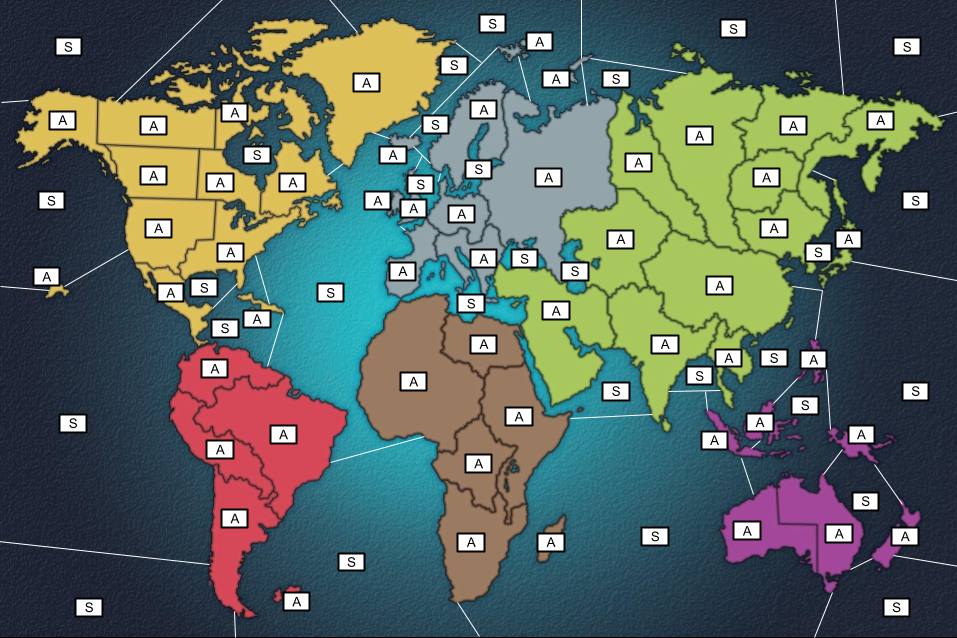
#> input picture map/world_map.png, 957 x 638 px; its folder holds only this picture in this run
$ python -i game_state_loader.py   (imports and definitions only)
#> lines starting #> are read from the running program, lines starting #| are printed output that depends on the picture
import tkinter as tk
from PIL import Image, ImageTk
import random
from map.dic import territories
from tkinter.font import Font
import glob
import numpy as np
import copy

COLOR = "white"

# [1 line not run here, left out]

info = """\nCommand Types:
Move (Unit A or F) (Loc) -> (Loc)
Support (Unit A or F) (Loc) (Full Move Command)
Subsidize (Unit Farm or Factory or Monument) (Loc)
Build (Unit A or F) (Loc)
Policy (Local or Global) (Increase or Decrease) (Player)
Trade (Amount) (Resource Food, Material, Energy, or Hearts) -> (Amount) (Resource Food, Material, Energy, or Hearts) (Player)

Costs:
    Subsidize (Only in Fall) - Pay 2 En and 1 Ma to start a project (Farm, Factory, or Monument)
    Build - Pay 2 Ma make A or F
    Policy - Pay 3 He to enact either a local or global policy (decrease/increase a coup counter)
Production Rule (Only in Spring): Farms -> 20 Food, Factories -> 1 Energy and 1 Material, Monument -> 1 Heart\n\n"""
# [1 line not run here, left out]

token_locations = set()

# [5 lines left out: function hex_to_rgb, not called in this run]

class RGB():
    def __init__(self, red, green, blue):
        self.red = red
        self.green = green
        self.blue = blue

    def __str__(self):
        return '#{:02X}{:02X}{:02X}'.format(self.red,self.green,self.blue)

def all_close(arg1, arg2, r = 10):
    if ((arg1[0] - arg2[0])**2 + (arg1[1] - arg2[1])**2)**0.5 < r:
        return True

# [59 lines left out: functions is_valid_location, add_owner_name, add_army, add_fleet, add_factory, not called in this run]

def parse_start_file(file_path):
    with open(file_path, 'r') as file:
        players = {}
        current_player = None

        for line in file:
            if line.strip() and not line.startswith('-'):
                # This line is a player name
                current_player = line.strip()
                players[current_player] = []
            elif line.startswith('-'):
                # This line is an action
                action = line.strip('-').strip()
                if current_player:
                    players[current_player].append(action)

        return players

# [8 lines left out: function next_year, not called in this run]

def set_text(canvas, element, text):
    canvas.itemconfig(element, text=text)  # Update the text

# [25 lines left out: function render, not called in this run]


def main():
    root = tk.Tk()
    root.title("Risk Game Map")

    # Load your map image
    map_image = Image.open("map/world_map.png")  # Replace with your map image path
#> map_image is the input picture: PIL image 957x638 RGBA; mean R, G, B, A 89.5, 103.2, 95.4, 255
    map_image = map_image.resize((720, 480))
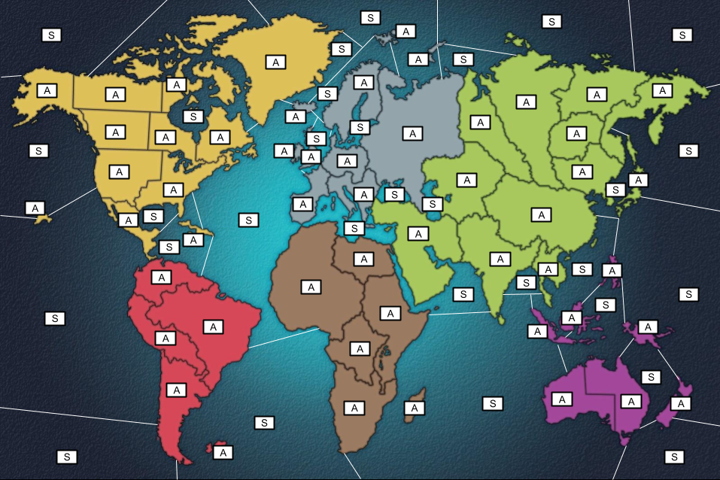
#> map_image: PIL image 720x480 RGBA; mean R, G, B, A 89.4, 103.1, 95.3, 255
    map_photo = ImageTk.PhotoImage(map_image)

    # Create a canvas to display the image
    canvas = tk.Canvas(root, width=map_image.width+400, height=map_image.height+365)
    canvas.pack()

    # Display the image on the canvas
    canvas.create_image(0, 0, anchor=tk.NW, image=map_photo)

    # [13 lines left out: function on_canvas_click, not called in this run]


    # Bind click event to the canvas
    canvas.bind("<Button-1>", on_canvas_click)

    # Window to display text
    textwindow = canvas.create_text(10, map_image.height + 185, justify="left", text="Hello, Tkinter!", font=("Arial", 10), fill=COLOR, anchor=tk.W)

    # Window to display player text
    playerwindow = canvas.create_text(10, map_image.height + 45, justify="left", text="Hello, Tkinter!", font=("Arial", 10), fill=COLOR, anchor=tk.W)

    # Load Start
    players = {}
    starting_countries = set()

    file_path = 'orders/0_start.txt'
    parsed_data = parse_start_file(file_path)
#> (reads orders/0_start.txt from the repository)
    for key, val in parsed_data.items():
        assert len(val) == 6
        name = key.strip()
        print("Loading", name)
        color = RGB(np.random.randint(0, 120), np.random.randint(0, 120), np.random.randint(0, 120))
        players[name] = {"En": 1, "Fo": 20, "He": 1, "Ma": 1, "A": 1, "F": 1, "Farm": 1, "Factory": 1, "Monument": 1, "Land": 4, "Capital": None, "LOI": None, "Coup": 0, "QOL": 0, "Color": str(color)}
        countries = val[0].strip().split(' ')
        assert len(countries) == 4
        for i, country in enumerate(countries):
            assert country not in starting_countries
            starting_countries.add(country)
            territories[country]["owner"] = name
            if i == 0:
                players[name]["Capital"] = country
            elif i == 1:
                players[name]["LOI"] = country
        assert "Build F " in val[1]
        country = val[1].replace("Build F ", "").strip()
        territories[country]["units"].append("F")
        assert "Build A " in val[2]
        country = val[2].replace("Build A ", "").strip()
        territories[country]["units"].append("A")
        assert "Build Farm " in val[3]
        country = val[3].replace("Build Farm ", "").strip()
        territories[country]["units"].append("Farm")
        assert "Build Factory " in val[4]
        country = val[4].replace("Build Factory ", "").strip()
        territories[country]["units"].append("Factory")
        assert "Build Monument " in val[5]
        country = val[5].replace("Build Monument ", "").strip()
        territories[country]["units"].append("Monument")
        print("Loaded", val)

    # Get Order in Orders Folder
    orders = {}
    for order_file in glob.glob("orders/*"):
        order_file= order_file.replace("\\","/")
        if "0_start.txt" in order_file:
            continue
        season = order_file.split("/")[-1].split("_")[0]
        name = order_file.split("/")[-1].split("_")[1].split(".")[0]
        #import ipdb; ipdb.set_trace()
        assert "Fa" in season or "Sp" in season
        assert name in list(players.keys())
        if season not in orders:
            orders[season] = {}
        with open(order_file, "r") as f:
            orders[season][name] = f.readlines()

    # TODO Simulate Orders
    print(orders)
    year = "Sp0"
    # Sort by season
    # [5 lines left out: function sort_key, not called in this run]
    all_orders = copy.deepcopy(orders)
    order_keys = sorted(list(all_orders.keys()), key=sort_key)
    for key in order_keys:
        season_orders = all_orders[key]
        year = key
        move_set = set()
        support_orders = {}
        unmatched_trades = set()
        matched_trades = set()
        for player_name, orders in season_orders.items():
            # Pay Food: For each land owned pay 1 Food and for each unit pay another 1 Food
            player = players[player_name]
            food_payment = player["Land"] + player["Farm"] + player["Factory"] + player["Monument"] + player["A"] + player["F"]
            print(key, player_name, "food_payment", food_payment)

            # Check Starve: if you cannot pay enough food starve - lose 1 QOL and increase Coup Counter by 1, also you cannot increase QOL this turn
            if player['Fo'] < food_payment:
                player['QOL'] -= 1
                player['Coup'] += 1
                player['Fo'] = 0
            else:
                player['Fo'] -= food_payment

            ### Execute Orders
            for order in orders:
                # Donation -> QOL (2^(next QOL level) required non-food resources)
                total_amount = 0
                if order.startswith("Donate "):
                    if order.strip().replace("Donate ", "") != "0":
                        items = order.strip().replace("Donate ", "").split(" ")
                        amount = 0
                        resource = None
                        for i, item in enumerate(items):
                            if i % 2 == 0:
                                amount = int(item)
                            elif i % 2 == 1:
                                resource = item
                                if resource in ["En", "Fo", "He", "Ma"]:
                                    if player[resource] >= amount:
                                        player[resource] -= amount
                                        total_amount += amount
                if total_amount >= 2 ** (player["QOL"] + 1):
                    player["QOL"] += 1

                # Move (Unit A or F) (Loc) -> (Loc)
                ## Add move to list with placeholder list for support
                if order.startswith("Move "):
                    items = order.strip().replace("Move ", "").split(" ")
                    if items[0] in ["A", "F"]:
                        if items[1] in territories.keys() and player_name == territories[items[1]]["owner"]:
                            if items[2] == "->":
                                if items[3] in territories[items[1]]["neighbors"]:
                                    if items[0] in territories[items[1]]["units"]:
                                        if items[0] == "A":
                                            move_set.add(order)
                                        if items[0] == "F":
                                            is_boarded_sea = False
                                            for loc in territories[items[3]]["neighbors"]:
                                                if "S:" in loc:
                                                    is_boarded_sea = True
                                            if "S:" in items[3] or is_boarded_sea:
                                                move_set.add(order)

                # Support (Unit A or F) (Loc) (Full Move Command)
                ## Support to move on list
                if order.startswith("Support "):
                    items = order.strip().replace("Support ", "").split(" ")
                    if items[0] in ["A", "F"]:
                        if items[1] in territories.keys() and player_name == territories[items[1]]["owner"]:
                            if items[1] in territories[items[4]]["neighbors"]:
                                if items[0] in territories[items[1]]["units"]:
                                    if items[3] in ["A", "F"]:
                                        if items[4] in territories.keys():
                                            if items[6] in territories[items[4]]["neighbors"]:
                                                if items[3] in territories[items[4]]["units"]:
                                                    mover_order = " ".join(items[2:])
                                                    if mover_order not in support_orders:
                                                        support_orders[" ".join(items[2:])] = set()
                                                    support_orders[" ".join(items[2:])].add(items[1])

                # Subsidize (If Fall)(Unit Farm or Factory or Monument) (Loc)
                ## Check to see if player has resources, and valid location then add unit
                if order.startswith("Subsidize "):
                    items = order.strip().replace("Subsidize ", "").split(" ")
                    if "Fa" in key:
                        if items[0] in ["Farm", "Factory", "Monument"]:
                            if items[1] in territories.keys() and player_name == territories[items[1]]["owner"]:
                                if "Farm" not in territories[items[1]]["units"]:
                                    if "Factory" not in territories[items[1]]["units"]:
                                        if "Monument" not in territories[items[1]]["units"]:
                                            if player["En"] >= 2 and player["Ma"] >= 1:
                                                player["En"] -= 2
                                                player["Ma"] -= 1
                                                territories[items[1]]["units"].append(items[0])

                # Build (Unit A or F) (Loc)
                ## Check to see if player has resources, and valid location then add unit
                if order.startswith("Build "):
                    items = order.strip().replace("Build ", "").split(" ")
                    if items[1] in territories.keys() and player_name == territories[items[1]]["owner"]:
                            if "A" not in territories[items[1]]["units"]:
                                if "F" not in territories[items[1]]["units"]:
                                    if items[0] == "A":
                                        if "S:" not in items[1]:
                                            if player["Ma"] >= 2:
                                                player["Ma"] -= 2
                                                territories[items[1]]["units"].append(items[0])
                                    elif items[0] == "F":
                                        is_boarded_sea = False
                                        for loc in territories[items[1]]["neighbors"]:
                                           if "S:" in loc:
                                                is_boarded_sea = True
                                        if "S:" in items[1] or is_boarded_sea:
                                            if player["Ma"] >= 2:
                                                player["Ma"] -= 2
                                                territories[items[1]]["units"].append(items[0])

                # Policy (Local or Global) (Increase or Decrease) (Player)
                ## Check to see if player has resources, then decrease or increases counter
                if order.startswith("Policy "):
                    items = order.strip().replace("Policy ", "").split(" ")
                    if player["He"] >= 3:
                        if items[0] == "Local":
                            player["He"] -= 3
                            if items[1] == "Increase":
                                player["Coup"] += 1
                            elif items[1] == "Decrease" and player["Coup"] > 0:
                                player["Coup"] -= 1
                        elif items[0] == "Global":
                            player["He"] -= 3
                            if items[1] == "Increase":
                                players[items[2]]["Coup"] += 1
                            elif items[1] == "Decrease" and players[items[2]]["Coup"] > 0:
                                players[items[2]]["Coup"] -= 1


                # Trade (Amount) (Resource Food, Material, Energy, or Hearts) -> (Amount) (Resource Food, Material, Energy, or Hearts) (Player)
                ## Check to see if player has resources, then add to trade set (if matching execute)
                if order.startswith("Trade "):
                    items = order.strip().replace("Trade ", "").split(" -> ")
                    sell_order = items[0]
                    sell_to = items[1].split(" ")[-1]
                    buy_order = " ".join(items[1].split(" ")[:-1])
                    matching_order = sell_to + " Trade " + buy_order + " -> " + sell_order + " " + player_name
                    if matching_order in unmatched_trades:
                        unmatched_trades.remove(matching_order)
                        matched_trades.add(matching_order)
                    else:
                        unmatched_trades.add(player_name + " " + order.strip())

        # Execute all trades
        for trade in matched_trades:
            is_valid_trade = True

            items = trade.strip().split(" -> ")
            player1_items = items[0].split(" ")
            player1 = player1_items[0]
            player1_items = player1_items[2:]
            player1 = players[player1]

            amount = 0
            resource = None
            resources = set(["En", "Fo", "He", "Ma"])
            for i, item in enumerate(player1_items):
                if i % 2 == 0:
                    amount = int(item)
                elif i % 2 == 1:
                    resource = item
                    if resource in resources:
                        resources.remove(resource)
                        if player1[resource] < amount:
                            is_valid_trade = False
                    else:
                        is_valid_trade = False

            player2_items = items[1].split(" ")
            player2 = player2_items[-1]
            player2_items = player2_items[:-1]
            player2 = players[player2]

            amount = 0
            resource = None
            resources = set(["En", "Fo", "He", "Ma"])
            for i, item in enumerate(player2_items):
                if i % 2 == 0:
                    amount = int(item)
                elif i % 2 == 1:
                    resource = item
                    if resource in resources:
                        resources.remove(resource)
                        if player2[resource] < amount:
                            is_valid_trade = False
                    else:
                        is_valid_trade = False

            if is_valid_trade:
                amount = 0
                resource = None
                resources = set(["En", "Fo", "He", "Ma"])
                for i, item in enumerate(player1_items):
                    if i % 2 == 0:
                        amount = int(item)
                    elif i % 2 == 1:
                        resource = item
                        player1[resource] -= amount
                        player2[resource] += amount

                amount = 0
                resource = None
                resources = set(["En", "Fo", "He", "Ma"])
                for i, item in enumerate(player2_items):
                    if i % 2 == 0:
                        amount = int(item)
                    elif i % 2 == 1:
                        resource = item
                        player2[resource] -= amount
                        player1[resource] += amount

        # Execute all movements
        tmp_move_set = copy.deepcopy(move_set)
        attacked_loc = set()
        for move in tmp_move_set:
            items = move.strip().replace("Move ", "").split(" ")
            is_going_to_be_empty = True
            for m in tmp_move_set:
                if move != m:
                    m_items = m.strip().replace("Move ", "").split(" ")
                    if m_items[3] == items[3]:
                        is_going_to_be_empty = False
            if is_going_to_be_empty:
                if "A" not in territories[items[3]]["units"]:
                    if "F" not in territories[items[3]]["units"]:
                        territories[items[1]]["units"].remove(items[0])
                        territories[items[3]]["units"].append(items[0])
                        territories[items[3]]["owner"] = territories[items[1]]["owner"]
                        move_set.remove(move)
                    else:
                        attacked_loc.add(items[3])
                else:
                    attacked_loc.add(items[3])

        # TODO Test attacking with support [WARNING MAY NOT WORK]
        for move in move_set:
            items = move.strip().replace("Move ", "").split(" ")
            attack_strength = 1
            if move.strip() in support_orders.keys():
                for _ in support_orders[move.strip()]:
                    attack_strength += 1
                hold_strength = 0
                for order in support_orders.keys():
                    if " -> " + items[3] and order != move.strip():
                        for _ in support_orders[order]:
                            hold_strength += 1
                if attack_strength > hold_strength:
                    if "A" in territories[items[3]]["units"]:
                        territories[items[3]]["units"].remove("A")
                    if "F" in territories[items[3]]["units"]:
                        territories[items[3]]["units"].remove("F")
                    territories[items[1]]["units"].remove(items[0])
                    territories[items[3]]["units"].append(items[0])
                    territories[items[3]]["owner"] = territories[items[1]]["owner"]

        for player in players.keys():
            players[player]["Land"] = 0
            for unit in ["A", "F", "Farm", "Factory", "Monument"]:
                players[player][unit] = 0
            for territory in territories.keys():
                if territories[territory]["owner"] == player and "S:" not in territory:
                    players[player]["Land"] += 1
                    for unit in ["A", "F", "Farm", "Factory", "Monument"]:
                        if unit in territories[territory]["units"]:
                            players[player][unit] += 1
            players[player]["EST_FoPay"] = players[player]["Land"] + players[player]["Farm"] + players[player]["Factory"] + players[player]["Monument"] + players[player]["A"] + players[player]["F"]

            # Produce (If Spring)
            ## Add produced resources
            if "Sp" in year:
                players[player]["En"] += players[player]["Factory"]
                players[player]["Fo"] += 20 * players[player]["Farm"]
                players[player]["Ma"] += players[player]["Factory"]
                players[player]["He"] += players[player]["Monument"]

    # Renders Gamestate to clickable interface
    render(canvas, players)
    playerinfo = next_year(year) + ":\n\n"
    for key, val in players.items():
        playerinfo += key + ": " + str(val) + "\n"
    # Info
    set_text(canvas, textwindow, info)
    set_text(canvas, playerwindow, playerinfo)

    root.mainloop()

# [2 lines not run here, left out]

#> (the run stopped early here; a loop or call above may not have finished)
